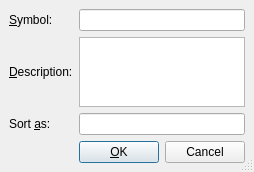
<?xml version="1.0" encoding="UTF-8"?>
<ui version="4.0">
 <class>NomenclUi</class>
 <widget class="QDialog" name="NomenclUi">
  <property name="geometry">
   <rect>
    <x>0</x>
    <y>0</y>
    <width>254</width>
    <height>165</height>
   </rect>
  </property>
  <property name="windowTitle">
   <string/>
  </property>
  <property name="sizeGripEnabled">
   <bool>true</bool>
  </property>
  <layout class="QGridLayout">
   <property name="margin">
    <number>9</number>
   </property>
   <property name="spacing">
    <number>6</number>
   </property>
   <item row="2" column="1">
    <widget class="QLineEdit" name="prefixED"/>
   </item>
   <item row="2" column="0">
    <widget class="QLabel" name="prefixLA">
     <property name="text">
      <string>Sort &amp;as:</string>
     </property>
     <property name="buddy">
      <cstring>prefixED</cstring>
     </property>
    </widget>
   </item>
   <item row="1" column="0">
    <widget class="QLabel" name="descrLA">
     <property name="text">
      <string>&amp;Description:</string>
     </property>
     <property name="buddy">
      <cstring>descriptionTE</cstring>
     </property>
    </widget>
   </item>
   <item row="0" column="0">
    <widget class="QLabel" name="symbolLA">
     <property name="text">
      <string>&amp;Symbol:</string>
     </property>
     <property name="buddy">
      <cstring>symbolED</cstring>
     </property>
    </widget>
   </item>
   <item row="0" column="1">
    <widget class="QLineEdit" name="symbolED">
     <property name="toolTip">
      <string/>
     </property>
    </widget>
   </item>
   <item row="3" column="0" colspan="2">
    <layout class="QHBoxLayout">
     <property name="spacing">
      <number>6</number>
     </property>
     <property name="margin">
      <number>0</number>
     </property>
     <item>
      <spacer>
       <property name="orientation">
        <enum>Qt::Horizontal</enum>
       </property>
       <property name="sizeType">
        <enum>QSizePolicy::Expanding</enum>
       </property>
       <property name="sizeHint" stdset="0">
        <size>
         <width>20</width>
         <height>20</height>
        </size>
       </property>
      </spacer>
     </item>
     <item>
      <widget class="QPushButton" name="okPB">
       <property name="text">
        <string>&amp;OK</string>
       </property>
       <property name="shortcut">
        <string>Alt+O</string>
       </property>
       <property name="default">
        <bool>true</bool>
       </property>
      </widget>
     </item>
     <item>
      <widget class="QPushButton" name="closePB">
       <property name="text">
        <string>Cancel</string>
       </property>
      </widget>
     </item>
    </layout>
   </item>
   <item row="1" column="1">
    <widget class="QTextEdit" name="descriptionTE">
     <property name="acceptRichText">
      <bool>false</bool>
     </property>
    </widget>
   </item>
  </layout>
 </widget>
 <layoutdefault spacing="6" margin="11"/>
 <tabstops>
  <tabstop>symbolED</tabstop>
  <tabstop>descriptionTE</tabstop>
  <tabstop>prefixED</tabstop>
  <tabstop>okPB</tabstop>
  <tabstop>closePB</tabstop>
 </tabstops>
 <includes>
  <include location="local">qt_i18n.h</include>
 </includes>
 <resources/>
 <connections/>
</ui>
